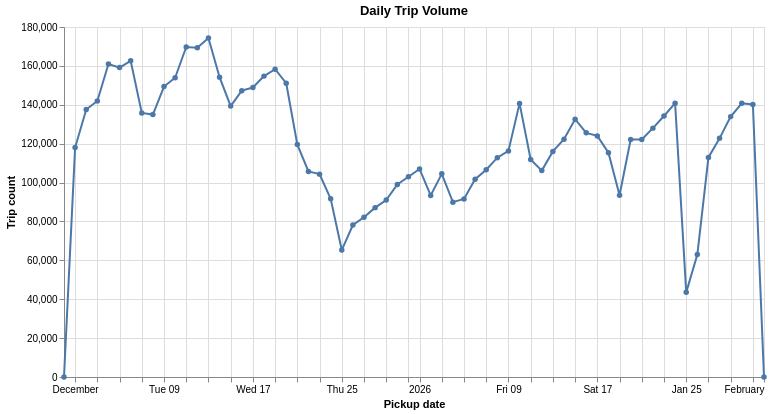

Source (notebook cell):
### Code cell
daily_trip_counts = (
    eda_df.group_by("pickup_date")
    .agg(pl.len().alias("trip_count"))
    .sort("pickup_date")
)

alt.Chart(daily_trip_counts).mark_line(point=True).encode(
    x=alt.X("pickup_date:T", title="Pickup date"),
    y=alt.Y("trip_count:Q", title="Trip count"),
    tooltip=["pickup_date", "trip_count"],
).properties(
    width=700,
    height=350,
    title="Daily Trip Volume"
)

### Figure 1 — Vega-Lite specification as saved in the notebook (floating-point values rounded to 4 significant figures)
{"config": {"view": {"continuousWidth": 300, "continuousHeight": 300}}, "data": {"name": "data-05b90d86c582a540b3ca40f7aa136cf9"}, "mark": {"type": "line", "point": true}, "encoding": {"tooltip": [{"field": "pickup_date", "type": "temporal"}, {"field": "trip_count", "type": "quantitative"}], "x": {"field": "pickup_date", "title": "Pickup date", "type": "temporal"}, "y": {"field": "trip_count", "title": "Trip count", "type": "quantitative"}}, "height": 350, "title": "Daily Trip Volume", "width": 700, "$schema": "https://vega.github.io/schema/vega-lite/v6.4.1.json", "datasets": {"data-05b90d86c582a540b3ca40f7aa136cf9": [{"pickup_date": "2025-11-30T00:00:00", "trip_count": 9}, {"pickup_date": "2025-12-01T00:00:00", "trip_count": 117988}, {"pickup_date": "2025-12-02T00:00:00", "trip_count": 137555}, {"pickup_date": "2025-12-03T00:00:00", "trip_count": 141971}, {"pickup_date": "2025-12-04T00:00:00", "trip_count": 160973}, {"pickup_date": "2025-12-05T00:00:00", "trip_count": 159123}, {"pickup_date": "2025-12-06T00:00:00", "trip_count": 162589}, {"pickup_date": "2025-12-07T00:00:00", "trip_count": 135827}, {"pickup_date": "2025-12-08T00:00:00", "trip_count": 134986}, {"pickup_date": "2025-12-09T00:00:00", "trip_count": 149356}, {"pickup_date": "2025-12-10T00:00:00", "trip_count": 153911}, {"pickup_date": "2025-12-11T00:00:00", "trip_count": 169739}, {"pickup_date": "2025-12-12T00:00:00", "trip_count": 169293}, {"pickup_date": "2025-12-13T00:00:00", "trip_count": 174355}, {"pickup_date": "2025-12-14T00:00:00", "trip_count": 154202}, {"pickup_date": "2025-12-15T00:00:00", "trip_count": 139337}, {"pickup_date": "2025-12-16T00:00:00", "trip_count": 147272}, {"pickup_date": "2025-12-17T00:00:00", "trip_count": 148880}, {"pickup_date": "2025-12-18T00:00:00", "trip_count": 154738}, {"pickup_date": "2025-12-19T00:00:00", "trip_count": 158294}, {"pickup_date": "2025-12-20T00:00:00", "trip_count": 151076}, {"pickup_date": "2025-12-21T00:00:00", "trip_count": 119520}, {"pickup_date": "2025-12-22T00:00:00", "trip_count": 105740}, {"pickup_date": "2025-12-23T00:00:00", "trip_count": 104334}, {"pickup_date": "2025-12-24T00:00:00", "trip_count": 91683}, {"pickup_date": "2025-12-25T00:00:00", "trip_count": 65297}, {"pickup_date": "2025-12-26T00:00:00", "trip_count": 78176}, {"pickup_date": "2025-12-27T00:00:00", "trip_count": 82175}, {"pickup_date": "2025-12-28T00:00:00", "trip_count": 87102}, {"pickup_date": "2025-12-29T00:00:00", "trip_count": 91005}, {"pickup_date": "2025-12-30T00:00:00", "trip_count": 99027}, {"pickup_date": "2025-12-31T00:00:00", "trip_count": 103006}, {"pickup_date": "2026-01-01T00:00:00", "trip_count": 106979}, {"pickup_date": "2026-01-02T00:00:00", "trip_count": 93398}, {"pickup_date": "2026-01-03T00:00:00", "trip_count": 104501}, {"pickup_date": "2026-01-04T00:00:00", "trip_count": 89916}, {"pickup_date": "2026-01-05T00:00:00", "trip_count": 91537}, {"pickup_date": "2026-01-06T00:00:00", "trip_count": 101705}, {"pickup_date": "2026-01-07T00:00:00", "trip_count": 106604}, {"pickup_date": "2026-01-08T00:00:00", "trip_count": 112785}, {"pickup_date": "2026-01-09T00:00:00", "trip_count": 116286}, {"pickup_date": "2026-01-10T00:00:00", "trip_count": 140714}, {"pickup_date": "2026-01-11T00:00:00", "trip_count": 111877}, {"pickup_date": "2026-01-12T00:00:00", "trip_count": 106153}, {"pickup_date": "2026-01-13T00:00:00", "trip_count": 116003}, {"pickup_date": "2026-01-14T00:00:00", "trip_count": 122281}, {"pickup_date": "2026-01-15T00:00:00", "trip_count": 132601}, {"pickup_date": "2026-01-16T00:00:00", "trip_count": 125565}, {"pickup_date": "2026-01-17T00:00:00", "trip_count": 123998}, {"pickup_date": "2026-01-18T00:00:00", "trip_count": 115381}, {"pickup_date": "2026-01-19T00:00:00", "trip_count": 93475}, {"pickup_date": "2026-01-20T00:00:00", "trip_count": 122093}, {"pickup_date": "2026-01-21T00:00:00", "trip_count": 122134}, {"pickup_date": "2026-01-22T00:00:00", "trip_count": 127991}, {"pickup_date": "2026-01-23T00:00:00", "trip_count": 134221}, {"pickup_date": "2026-01-24T00:00:00", "trip_count": 140809}, {"pickup_date": "2026-01-25T00:00:00", "trip_count": 43536}, {"pickup_date": "2026-01-26T00:00:00", "trip_count": 62948}, {"pickup_date": "2026-01-27T00:00:00", "trip_count": 112943}, {"pickup_date": "2026-01-28T00:00:00", "trip_count": 122743}, {"pickup_date": "2026-01-29T00:00:00", "trip_count": 133912}, {"pickup_date": "2026-01-30T00:00:00", "trip_count": 140755}, {"pickup_date": "2026-01-31T00:00:00", "trip_count": 140178}, {"pickup_date": "2026-02-01T00:00:00", "trip_count": 1}]}}
